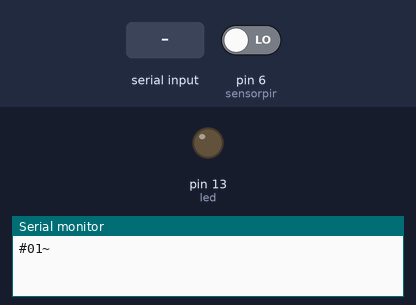
This sketch was run on a simulated Arduino Uno, built with avr-gcc and run on an emulated ATmega328P. Parts: output pins drawn as LEDs (lit = HIGH), the last lines printed to the serial monitor. Inputs (shaded band) come from the test bench; at power-on: pin 6 (sensorpir) LOW.

Above: at 1.2 s.
1.3 s: "1" received over Serial
At 2.5 s:
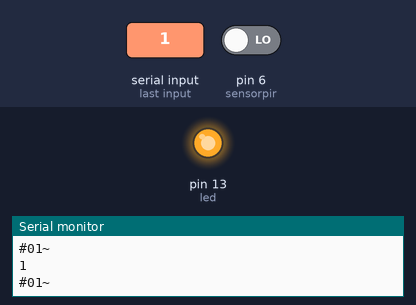
3.5 s: "2" received over Serial
At 4.3 s:
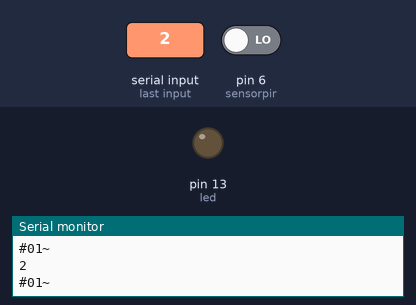
Timing chart, 0 to 6.5 s (numbered marks = the images above; inputs shaded):
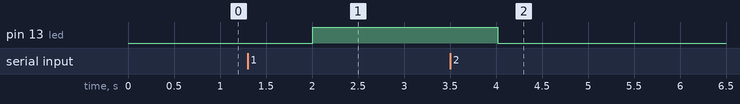

Measured:
- after the input at 1.3 s, pin 13 (led): LOW → HIGH after 0.71 s
- after the input at 3.5 s, pin 13 (led): HIGH → LOW after 0.52 s

The sketch:

DataCenter.ino
```cpp
//#include "DHT.h"
//#define DHTPIN 7
//#define DHTTYPE DHT11
//DHT dht(DHTPIN, DHTTYPE);

int led = 13; //led Rojo de prueba de conexión
byte sensorpir = 6;

char inbyte = 0; //Char para leer el led

void setup() {
  // initialise serial communications at 9600 bps:
   pinMode(sensorpir,INPUT);
  Serial.begin(9600);
  pinMode(led, OUTPUT);
  digitalWrite(led, LOW);
  //dht.begin();
}

void loop() {


  if (Serial.available() > 0)
  {
    inbyte = Serial.read();
    Serial.println(inbyte);
    if (inbyte == '2')
    {
      digitalWrite(led, LOW); //LED off

    }
    if (inbyte == '1')
    {
      digitalWrite(led, HIGH); //LED on
    }
  }
  sendAndroidValues();
  delay(2000);
}


//enviar los valores por el dipositivo android por el modulo Bluetooth
void sendAndroidValues()
 {
  Serial.print('#'); //hay que poner # para el comienzo de los datos, así Android sabe que empieza el String de datos

    Serial.print(digitalRead(sensorpir));
    Serial.print(1);
    //Serial.print('+'); //separamos los datos con el +, así no es más fácil debuggear la información que enviamos

 Serial.print('~'); //con esto damos a conocer la finalización del String de datos
 Serial.println();
 delay(10);        //agregamos este delay para eliminar tramisiones faltantes
}
```
